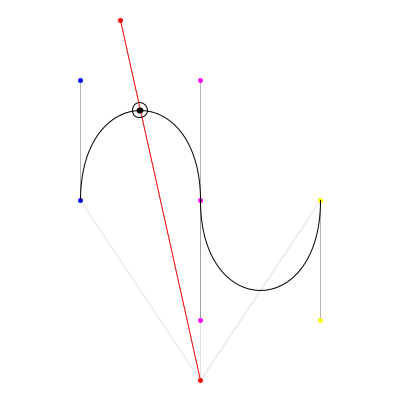
Frame 1 (no input)
Frame 60 (the mouse pressed at the canvas centre just before this capture): identical to frame 1, image omitted
Frame 120 (the mouse held since frame 60 and released just before this capture): identical to frame 1, image omitted

The Processing sketch that drew this single still picture (run headless with seeded random() and noise(); from frame 60 on, the mouse is pressed at the canvas centre):

// Processing sketch: processing_8680
// ── processing_8680.pde

float[] origin = new float[] { 0.5, 0.95 };
float[] target = new float[] { 0.3, 0.05 };

float[] point1 = new float[] { 0.2, 0.5 };
float[] handler1 = new float[] { 0.2, 0.2 };
float[] point2 = new float[] { 0.5, 0.5 };
float[] handler2 = new float[] { 0.5, 0.2 };
float[] handler3 = new float[] { 0.5, 0.8 };
float[] point3 = new float[] { 0.8, 0.5 };
float[] handler4 = new float[] { 0.8, 0.8 };

ArrayList allPoints;

boolean mouseP = false;
String selectedShape = "";

void setup() {
size(400,400);

  allPoints = new ArrayList();
  allPoints.add(point1);
  allPoints.add(point2);
  allPoints.add(point3);

}

void draw() {

  background(255);
  noFill();
  
  float mx = (float)mouseX/(float)width;
  float my = (float)mouseY/(float)height;
  
  if (selectedShape.equals("")&&(mousePressed)&&!mouseP) {
    if ( dist(mx,my,point1[0],point1[1]) < 0.01 ) {
      selectedShape = "p1";
    } else if ( dist(mx,my,point2[0],point2[1]) < 0.01 ) {
      selectedShape = "p2";
    } else if ( dist(mx,my,handler1[0],handler1[1]) < 0.01 ) {
      selectedShape = "h1";
    } else if ( dist(mx,my,handler2[0],handler2[1]) < 0.01 ) {
      selectedShape = "h2";
    } else if ( dist(mx,my,handler3[0],handler3[1]) < 0.01 ) {
      selectedShape = "h3";
    } else if ( dist(mx,my,point3[0],point3[1]) < 0.01 ) {
      selectedShape = "p3";
    } else if ( dist(mx,my,handler4[0],handler4[1]) < 0.01 ) {
      selectedShape = "h4";
    } else if ( dist(mx,my,origin[0],origin[1]) < 0.01 ) {
      selectedShape = "origin";
    } else if ( dist(mx,my,target[0],target[1]) < 0.01 ) {
      selectedShape = "target";
    }
    mouseP = true;
  } else if (!mousePressed) {
    selectedShape = "";
    mouseP = false;
  }
  
  if (!selectedShape.equals("")) {
    if (selectedShape.equals("p1")) { point1[0]=mx; point1[1]=my; }
    else if (selectedShape.equals("p2")) { point2[0]=mx; point2[1]=my; }
    else if (selectedShape.equals("p3")) { point3[0]=mx; point3[1]=my; }
    else if (selectedShape.equals("h1")) { handler1[0]=mx; handler1[1]=my; }
    else if (selectedShape.equals("h2")) { 
      handler2[0]=mx; handler2[1]=my;
      float h2angl = (float) Math.atan2(handler2[1]-point2[1],handler2[0]-point2[0]);
      float h3dist = dist(point2[0],point2[1],handler3[0],handler3[1]);
      handler3[0]=point2[0]+(float) (Math.cos(h2angl+PI)*h3dist); 
      handler3[1]=point2[1]+(float) (Math.sin(h2angl+PI)*h3dist);  
    }
    else if (selectedShape.equals("h3")) { 
      handler3[0]=mx; handler3[1]=my;
      float h3angl = (float) Math.atan2(handler3[1]-point2[1],handler3[0]-point2[0]);
      float h2dist = dist(point2[0],point2[1],handler2[0],handler2[1]);
      handler2[0]=point2[0]+(float) (Math.cos(h3angl+PI)*h2dist); 
      handler2[1]=point2[1]+(float) (Math.sin(h3angl+PI)*h2dist); 
    }
    else if (selectedShape.equals("h4")) { handler4[0]=mx; handler4[1]=my; }
    else if (selectedShape.equals("origin")) { origin[0]=mx; origin[1]=my; }
    else if (selectedShape.equals("target")) { target[0]=mx; target[1]=my; }
  }
  
  stroke(180);
  strokeWeight(1.0);
  line(point1[0]*width, point1[1]*height,handler1[0]*width, handler1[1]*height);
  line(point2[0]*width, point2[1]*height,handler2[0]*width, handler2[1]*height);
  line(point2[0]*width, point2[1]*height,handler3[0]*width, handler3[1]*height);
  line(point3[0]*width, point3[1]*height,handler4[0]*width, handler4[1]*height);
  
  stroke(0,30);
  line(point1[0]*width, point1[1]*height,origin[0]*width, origin[1]*height);
  line(point2[0]*width, point2[1]*height,origin[0]*width, origin[1]*height);
  line(point3[0]*width, point3[1]*height,origin[0]*width, origin[1]*height);
 
  strokeWeight(5.0); 
  stroke(0,0,250);
  point(point1[0]*width, point1[1]*height);
  point(handler1[0]*width, handler1[1]*height);
  stroke(250,0,250);
  point(handler2[0]*width, handler2[1]*height);
  point(point2[0]*width, point2[1]*height);
  point(handler3[0]*width, handler3[1]*height);
  stroke(250,255,0);
  point(point3[0]*width, point3[1]*height);
  point(handler4[0]*width, handler4[1]*height);
  
  stroke(250,0,0);
  point(origin[0]*width, origin[1]*height);
  point(target[0]*width, target[1]*height);
  strokeWeight(1.0); 
  line(origin[0]*width, origin[1]*height,target[0]*width, target[1]*height);
  
  stroke(0.0);
  strokeWeight(1.0);
  beginShape();
  vertex(point1[0]*width, point1[1]*height);
  bezierVertex(handler1[0]*width, handler1[1]*height, handler2[0]*width, handler2[1]*height, point2[0]*width, point2[1]*height);
  bezierVertex(handler3[0]*width, handler3[1]*height, handler4[0]*width, handler4[1]*height, point3[0]*width, point3[1]*height);
  endShape();
  
  ArrayList iums = new ArrayList();
  float[] imu = new float[0];
  int icurve = 1;
  imu = intersectionLineBezier( new float[] { origin[0], origin[1], target[0], target[1] } , new float[] { point1[0], point1[1], handler1[0], handler1[1], handler2[0], handler2[1], point2[0], point2[1], } );
  if (imu.length==0) {
    icurve = 2;  
    imu = intersectionLineBezier( new float[] { origin[0], origin[1], target[0], target[1] } , new float[] { point2[0], point2[1], handler3[0], handler3[1], handler4[0], handler4[1], point3[0], point3[1], } );
  }
  
  if (imu.length>0) {
    for (int i=0; i<imu.length; i++) {
    double mu, mum1,mum13,mu3;
      mu = imu[i];
       mum1 = 1 - mu;
       mum13 = mum1 * mum1 * mum1;
       mu3 = mu * mu * mu;
      float xn = 0;
      float yn = 0;
      if (icurve == 1) {
      xn = (float) ( mum13*point1[0] + 3*mu*mum1*mum1*handler1[0] + 3*mu*mu*mum1*handler2[0] + mu3*point2[0] );
      yn = (float) ( mum13*point1[1] + 3*mu*mum1*mum1*handler1[1] + 3*mu*mu*mum1*handler2[1] + mu3*point2[1] );
      } else if (icurve == 2) {
      xn = (float) ( mum13*point2[0] + 3*mu*mum1*mum1*handler3[0] + 3*mu*mu*mum1*handler4[0] + mu3*point3[0] );
      yn = (float) ( mum13*point2[1] + 3*mu*mum1*mum1*handler3[1] + 3*mu*mu*mum1*handler4[1] + mu3*point3[1] );
      }
      
        stroke(0.0);
        strokeWeight(6);
        point(xn*width, yn*height);
        strokeWeight(1);
        ellipse(xn*width, yn*height, 15, 15);
        
      
  }
  }
  
}


//public static 


        public float[] intersectionLineBezier( float[] lp, float[] cp ) {
          float[] li = computeLine(lp[0], lp[1], lp[2], lp[3]);
          double a = (double) ( -(li[0]*cp[0])+(3*li[0]*cp[2])-(3*li[0]*cp[4])+(li[0]*cp[6])+cp[1]-(3*cp[3])+(3*cp[5])-cp[7] );
          double b = (double) ( (3*li[0]*cp[0])-(6*li[0]*cp[2])+(3*li[0]*cp[4])-(3*cp[1])+(6*cp[3])-(3*cp[5]) );
          double c = (double) ( -(3*li[0]*cp[0])+(3*li[0]*cp[2])+(3*cp[1])-(3*cp[3]) );
          double d = (double) ( (li[0]*cp[0])-cp[1]+li[1] );
          return thirdDegree(a,b,c,d);
        }


        public static float[] thirdDegree( double a, double b, double c, double d ) {
		
		float[] out;
		
		double gDelta, x, y, z, im, re, u, v, p, q, m, n, theta, k;
		x=-1;
                y=-1;
                z=-1;

		System.out.println("\nl'equation a resoudre est : " + a + "x^3+" + b + "x^2+" + c + "x+" + d + "=0\n");

		p = (c / a) - (Math.pow(b, 2.0) / (3 * Math.pow(a, 2.0)));
		q = ((2 * Math.pow(b, 3.0)) / (27 * Math.pow(a, 3.0)))
				- ((b * c) / (3 * Math.pow(a, 2.0))) + (d / a);
		gDelta = 4 * Math.pow(p, 3.0) + 27 * Math.pow(q, 2.0);
		m = ((-q) / 2) + (0.5) * Math.sqrt(gDelta / 27);
		n = ((-q) / 2) - (0.5) * Math.sqrt(gDelta / 27);
		u = Math.pow(Math.abs(m), 1.0 / 3);
		v = Math.pow(Math.abs(n), 1.0 / 3);

		if (gDelta > 0) {
			if (m < 0)
				u = -u;
			if (n < 0)
				v = -v;
			x = u + v;
			x += (-b) / (3 * a);
			re = (-x) / 2;
			im = (Math.sqrt(3) / 2) * (u - v);
			re += (-b) / (3 * a);
			System.out.println("1 racine reelle:\n x = " + x + "");
			System.out.println("2 racines complexes:\n" + " y = " + re + "-" + im + "i , z = " + re + "+" + im + "i");
		}

		else if (gDelta == 0) {
			if (b == 0 & c == 0 && d == 0)
				System.out.println("1 racine reelle de multiplicite 3:\n x = y = z = 0 ");
			else {
				x = (3 * q) / p;
				x += (-b) / (3 * a);
				y = (-3 * q) / (2 * p);
				y += (-b) / (3 * a);
				System.out.println("1 racine reelle simple:\n x = " + x + "");
				System.out.println("1 racine reelle double:\n y = z = " + y + "");
			}
		} else {
			k = (3 * q) / ((2 * p) * Math.sqrt((-p) / 3));
			theta = Math.acos(k);
			x = 2 * Math.sqrt((-p) / 3) * Math.cos(theta / 3);
			y = 2 * Math.sqrt((-p) / 3)
					* Math.cos((theta + 2 * Math.PI) / 3);
			z = 2 * Math.sqrt((-p) / 3)
					* Math.cos((theta + 4 * Math.PI) / 3);
			if (x > -1E-6 && x < 1E-6)
				x = 0.0;
			if (y > -1E-6 && y < 1E-6)
				y = 0.0;
			if (z > -1E-6 && z < 1E-6)
				z = 0.0;
			x += (-b) / (3 * a);
			y += (-b) / (3 * a);
			z += (-b) / (3 * a);
			System.out.println("3 racines reelles:\n x = " + x + " , y = " + y + " , z = " + z + "");
		}
                
                ArrayList results = new ArrayList();
                
                
            if ( x >= 0 && x <= 1 ) { results.add((float) x); }  
            if ( y >= 0 && y <= 1 ) { results.add((float) y); }  
              if ( z >= 0 && z <= 1 ) { results.add((float) z); }
              
                out = new float[results.size()];
                for(int i=0; i<results.size(); i++) { out[i] = Float.parseFloat(results.get(i).toString()); }

		return out;
	}



        public static float[] curveSmoothing(
			float point1x, float point1y, float handler1x, float handler1y,
			float point2x, float point2y, float handler2x, float handler2y,
                        float strength,
			String returnType /*distance, points*/
		) {
		float[] out = null;
		float[] intersection = 	segmentsIntersection(point1x,point1y,handler1x,handler1y,point2x,point2y,handler2x,handler2y);
		if (
			( Math.abs(PApplet.dist(handler1x,handler1y,handler2x,handler2y))>Math.abs(PApplet.dist(point1x,point1y,point2x,point2y)*strength) ) &&
			( intersection[2] == 1 )		
			) {
			float pdist = PApplet.dist(point1x,point1y,point2x,point2y)*strength;
			float hdist = PApplet.dist(handler1x,handler1y,handler2x,handler2y);
			float tokeep1 = PApplet.dist(handler1x,handler1y,intersection[0],intersection[1])*(pdist/hdist);
			float tokeep2 = PApplet.dist(handler2x,handler2y,intersection[0],intersection[1])*(pdist/hdist);
			float ndist1 = PApplet.dist(point1x,point1y,intersection[0],intersection[1])+tokeep1;
			float ndist2 = PApplet.dist(point2x,point2y,intersection[0],intersection[1])+tokeep2;
			if (returnType.equals("distance")) {
				out = new float[] { ndist1, ndist2 };
			} else if (returnType.equals("points")) {
				out = new float[] {0,0,0,0};
				float cangl = (float) Math.atan2( handler1y - point1y, handler1x - point1x );
				//new position of handler1
				out[0] = point1x + (float) (Math.cos(cangl))*ndist1;
				out[1] = point1y + (float) (Math.sin(cangl))*ndist1;
				//new position of handler 2
				cangl = (float) Math.atan2( handler2y - point2y, handler2x - point2x );
				out[2] = point2x + (float) (Math.cos(cangl))*ndist2;
				out[3] = point2y + (float) (Math.sin(cangl))*ndist2;
			} else {
				System.err.println("curveSmoothing, returnType:"+returnType+" unknown");
			}
		}
		return out;
	}
	
	public static float[] segmentsIntersection(
				float line1x1, float line1y1,
				float line1x2, float line1y2, 
				float line2x1, float line2y1,
				float line2x2, float line2y2) 
	{

		float[] out = new float[] { 0, 0, 0 };

			float[] l1 = computeLine(line1x1, line1y1, line1x2,line1y2);
			float[] l2 = computeLine(line2x1, line2y1, line2x2,line2y2);
			out[1] = (l1[0] * ((l2[1] - l1[1]) / (l1[0] - l2[0]))) + l1[1];
			out[0] = (out[1] - l1[1]) / l1[0];
			if (
				Float.isNaN(out[0]) || 
				Float.isNaN(out[1]) || 
				Float.isInfinite(out[0]) || 
				Float.isInfinite(out[1]) || 
				(out[0] == 0 && out[1] == 0)
				) {
				//if 2 points have the same position
				if ((line1x1 == line2x1)&& (line1y1 == line2y1)) {
					out[0] = line1x1;
					out[1] = line1y1;
				} else if ((line2x1 == line1x2)&& (line2y1 == line1y2)) {
					out[0] = line1x2;
					out[1] = line1y2;
				} else if ((line1x2 == line2x2)&& (line1y2 == line2y2)) {
					out[0] = line1x2;
					out[1] = line1y2;
				} else if ((line1x1 == line2x2)&& (line1y1 == line2y2)) {
					out[0] = line1x1;
					out[1] = line1y1;
				} else {
					out[0] = line1x1+ ((line1x2 - line1x1) * 0.5F);
					out[1] = line2y2+ ((line2y1 - line2y2) * 0.5F);
					out[2] = -1;
				}
			}
		//is out belongs to both lines?
		// < 0.00001 allows calculation errors...
		if (
			( 
			( PApplet.dist(out[0], out[1], line1x1, line1y1) + PApplet.dist(out[0], out[1], line1x2, line1y2) - PApplet.dist(line1x1, line1y1, line1x2, line1y2) ) < 0.00001
			) && (
			( PApplet.dist(out[0], out[1], line2x1, line2y1) + PApplet.dist(out[0], out[1], line2x2, line2y2) - PApplet.dist(line2x1, line2y1, line2x2, line2y2) ) < 0.00001
			) && ( out[2] != -1 )
		) { out[2] = 1; }
		if  ( out[2] == -1 ) { out[2] = 0; }

		return out;
	}
	
	public static float[] computeLine(float x1, float y1, float x2, float y2) {
		float[] out = new float[2];
		out[0] = (y1 - y2) / (x1 - x2);
		out[1] = y1 - (out[0] * x1);
		return out;
	}
